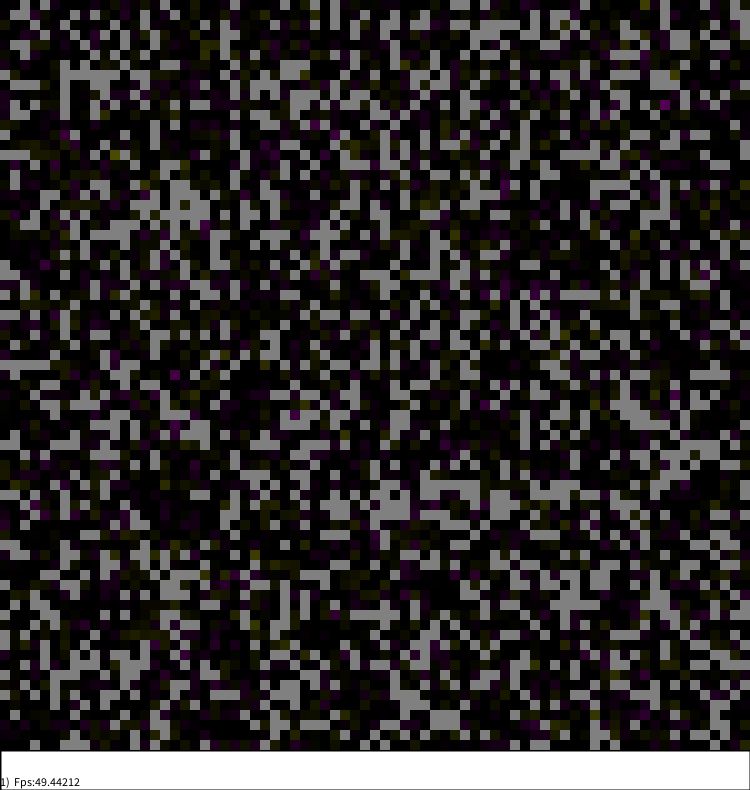
Frame 1 (no input)
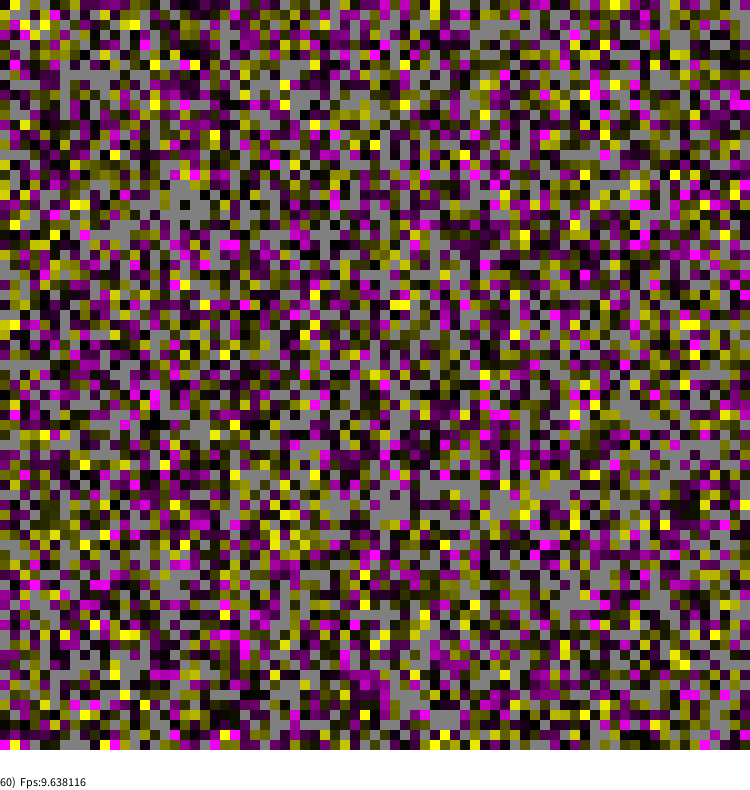
Frame 60 (the mouse pressed at the canvas centre just before this capture)
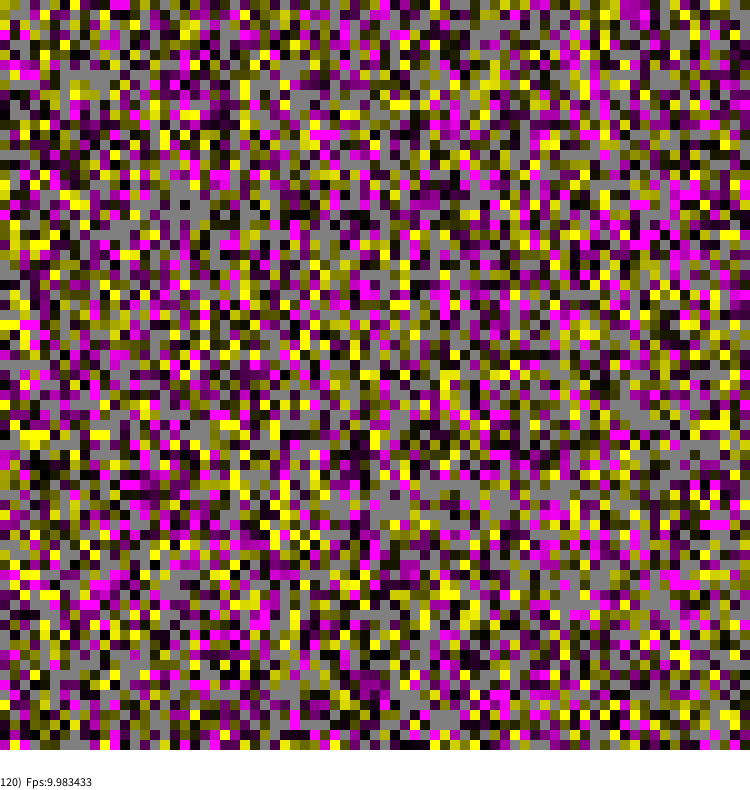
Frame 120 (the mouse held since frame 60 and released just before this capture)

The Processing sketch that drew these frames (run headless with seeded random() and noise(); from frame 60 on, the mouse is pressed at the canvas centre):

// Processing sketch: ABMTemplateMinimum0
// ── ABMTemplateMinimum0.pde
//   ABM minimum template - using template for AGENT BASE MODEL in 2D discrete geometry
//   >>>> only necessary modules of full template <<<<
//   @author Wojciech Borkowski
//-///////////////////////////////////////////////////////////////////////////////////////

//Model parameters
int side=75; //side length of the main matrix
String modelName="ABMTemplateMin";
float density=0.75;

World TheWorld=new World(side); //will be fully initialized inside setup()

//Visualization parameters etc...
int cwidth=15; //length of the cell side in the visualization
int STATUSHEIGH=40;

int STEPSperVIS=1; //How often to visualize?
int FRAMEFREQ=10; //Update less frequently or more frequently
//boolean WITH_VIDEO=false; //Should we make a movie based on the simulation?
boolean simulationRun=true; //Start/Stop flag

void setup()
{
  //Graphics
  size(750,790);
  frameRate(FRAMEFREQ);
  background(255,255,200);
  strokeWeight(2);
  
  //Model
  initializeModel(TheWorld); //Completing model initialization
  //initializeStats(); //For statistical purposes
  //doStatistics(TheWorld);
  
  //Window size calculation
  println("REQUIRED SIZE OF PAINTING AREA IS "+(cwidth*side)+"x"+(cwidth*side+STATUSHEIGH));
  cwidth=(height-STATUSHEIGH)/side;
  
  //FOR RTMVideo.pde UNIT
  //if(WITH_VIDEO) {initVideoExport(this,modelName+".mp4",FRAMEFREQ);FirstVideoFrame();}
  
  //Completing the configuration stage
  println("CURRENT SIZE OF PAINTING AREA IS "+width+"x"+height); //-myMenu.bounds.height???
  visualizeModel(TheWorld); //FOR RTMVideo.pde UNIT - First time visualization
  
  //if(!simulationRun) //FOR RTMEvents.pde UNIT
  //  println("PRESS 'r' or 'ESC' to start simulation");
  //else
  //  println("PRESS 's' or 'ESC' to pause simulation");
  
  //NextVideoFrame(); //FOR RTMVideo.pde - Uses internal variable to check if animation is enabled
}

void draw()
{
  if(simulationRun)
  {
    modelStep(TheWorld);
    //doStatistics(TheWorld);
  }
  
  writeStatusLine();
  
  if(!simulationRun //Only visualization should work after pausing the simulation
  || StepCounter % STEPSperVIS == 0 ) //When the model is running, visualization should only be performed every few steps
  {
    visualizeModel(TheWorld);
    //NextVideoFrame(); //FOR RTMVideo.pde UNIT - Uses internal variable to check if animation is enabled
  }

}

void writeStatusLine()
{
  fill(255);rect(0,side*cwidth,width,STATUSHEIGH);
  fill(0);noStroke();
  //textAlign(LEFT, TOP);
  //text(meanDummy+"  "+liveCount,0,side*cwidth); //MOST IMPORTANT STATISTICS
  textAlign(LEFT, BOTTOM);
  text(StepCounter+")  Fps:"+ frameRate,0,side*cwidth+STATUSHEIGH-2);
}

//-/////////////////////////////////////////////////////////////////////////////////////////
//  https://www.researchgate.net/profile/WOJCIECH_BORKOWSKI - ABM MAIN TEMPLATE
//-/////////////////////////////////////////////////////////////////////////////////////////

// ── Agent.pde
// An agent is one of the two central classes in any ABM model.
//-/////////////////////////////////////////////////////////////
class Agent
{
  float dummy; //Dummy attribute/field. Only for demonstration.
  //... FOR YOUR CODE
  
  Agent() //Agent Constructor
  {
    dummy=0;
    //... 
  }
}

//-/////////////////////////////////////////////////////////////////////////////////////////
//  https://www.researchgate.net/profile/WOJCIECH_BORKOWSKI - ABM: AGENT FOR FILL UP
//-/////////////////////////////////////////////////////////////////////////////////////////

// ── AgentBasics.pde
// An agent is one of the two central classes in any ABM model.
// The agent must be initialized and must have change logic
//-/////////////////////////////////////////////////////////////

void initializeAgents(Agent[][] agents)
{
   for(int a=0;a<agents.length;a++)
    for(int b=0;b<agents[a].length;b++)
    if(random(1)<density)
    {
      Agent curr=new Agent();
      //...additional initialization code... EXP.:  curr.initialise();
      agents[a][b]=curr;
    }
}
//OR
void initializeAgents(Agent[] agents)
{
  for(int a=0;a<agents.length;a++)
  if(random(1)<density)
  {
    Agent curr=new Agent();
    //...additional initialization code... EXP.:  curr.initialise();
    agents[a]=curr;
  }
}

void  dummyChangeAgents(Agent[] agents)
{
  int MC=agents.length;
  for(int i=0;i<MC;i++)
  {
    int a=(int)random(0,agents.length);
    if(agents[a]!= null )
      agents[a].dummy+=random(-0.1,0.1);
  }  
}
//OR
void  dummyChangeAgents(Agent[][] agents)
{
  int MC=agents.length*agents[0].length;
  for(int i=0;i<MC;i++)
  {
    int a=(int)random(0,agents.length);
    int b=(int)random(0,agents[a].length);
    if(agents[a][b]!= null )
      agents[a][b].dummy+=random(-0.1,0.1);
  }
}

//-//////////////////////////////////////////////////////////////////////////////////////////////////////////
//  https://www.researchgate.net/profile/WOJCIECH_BORKOWSKI - ABM: BASIC INITIALISATION & EVERY STEP CHANGE
//-//////////////////////////////////////////////////////////////////////////////////////////////////////////

// ── AssemblingOfWorld.pde
// The world is one of the two central classes of every ABM model
//-/////////////////////////////////////////////////////////////
int StepCounter=0;

class World
{
  //Agent agents[]; //One-dimensional array of agents
  //OR
  Agent agents[][]; //Two-dimensional array of agents
  
  World(int side) //Constructor for the "World" object
  {
    //agents=new Agent[side];
    //OR
    agents=new Agent[side][side];
  }
}

// More extensive functionalities are defined as standalone functions,
// ... not as methods, due to Processing’s insufficiently flexible syntax
//-/////////////////////////////////////////////////////////////////////////////

void initializeModel(World world)
{
  initializeAgents(world.agents);
}

void visualizeModel(World world)
{
  visualizeAgents(world.agents);
}

void dummyChange(World world) //Remove once the actual SIMULATION is defined.
{
  dummyChangeAgents(world.agents);
}

void modelStep(World world)
{
   //Dummy part
   dummyChange(world);
   //OR
   //... prepare a real-world simulation using agents... THIS PART IS FOR YOU!
   
   StepCounter++;
}

//-/////////////////////////////////////////////////////////////////////////////////////////////
//  https://www.researchgate.net/profile/WOJCIECH_BORKOWSKI - ABM: WORLD OF AGENTS FOR FILL UP
//-/////////////////////////////////////////////////////////////////////////////////////////////

// ── ModelVisual.pde
// A world full of agents requires a method of visualization on a screen/window
//-//////////////////////////////////////////////////////////////////////////

void visualizeAgents(Agent[][] agents)
{
  Agent curra;
  for(int a=0;a<agents.length;a++)
   for(int b=0;b<agents[a].length;b++)
   {
    //Coloring... an example.
    if( (curra=agents[a][b]) != null )
    {
      if(curra.dummy>=0)
        fill(curra.dummy*255,0,curra.dummy*255);
      else
        fill(-curra.dummy*255,-curra.dummy*255,0);
    }
    else
    {
      fill(128);
    }
    
    rect(b*cwidth,a*cwidth,cwidth,cwidth); //`a` is vertical, due to the natural layout of a 2D array in memory
   }
}
//OR
void visualizeAgents(Agent[] agents)
{
   Agent curra;
   for(int a=0;a<agents.length;a++)
   {
    //Coloring... an example.
    if( (curra=agents[a]) != null )
    {
      if(curra.dummy>=0)
        fill(curra.dummy*255,0,curra.dummy*255);
      else
        fill(-curra.dummy*255,-curra.dummy*255,0);
    }
    else
    {
      fill(128);
    }
    
    int t=StepCounter%side;
    noStroke();
    rect(a*cwidth,t*cwidth,cwidth,cwidth);
    stroke(255);
    line(0,(t+1)*cwidth+1,width,(t+1)*cwidth+1);
   }
}

//-//////////////////////////////////////////////////////////////////////////////////////////////////////
//  https://www.researchgate.net/profile/WOJCIECH_BORKOWSKI - ABM: BASIC VISUALISATION
//-//////////////////////////////////////////////////////////////////////////////////////////////////////
